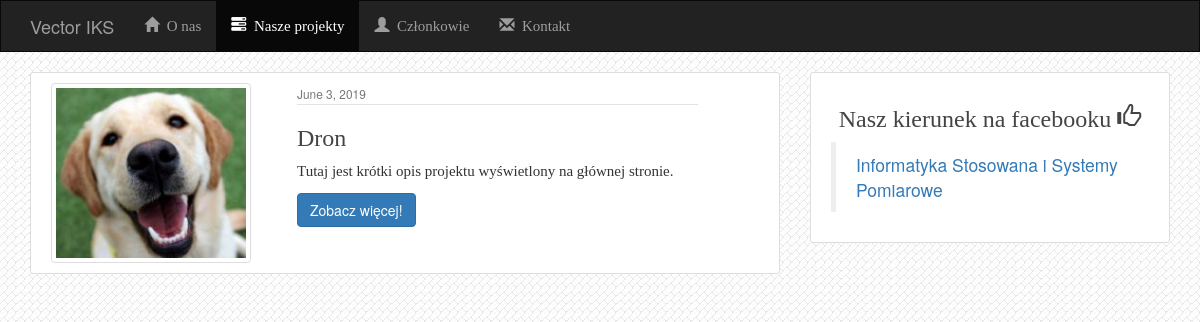
The page /projects/ on the database as committed earlier.
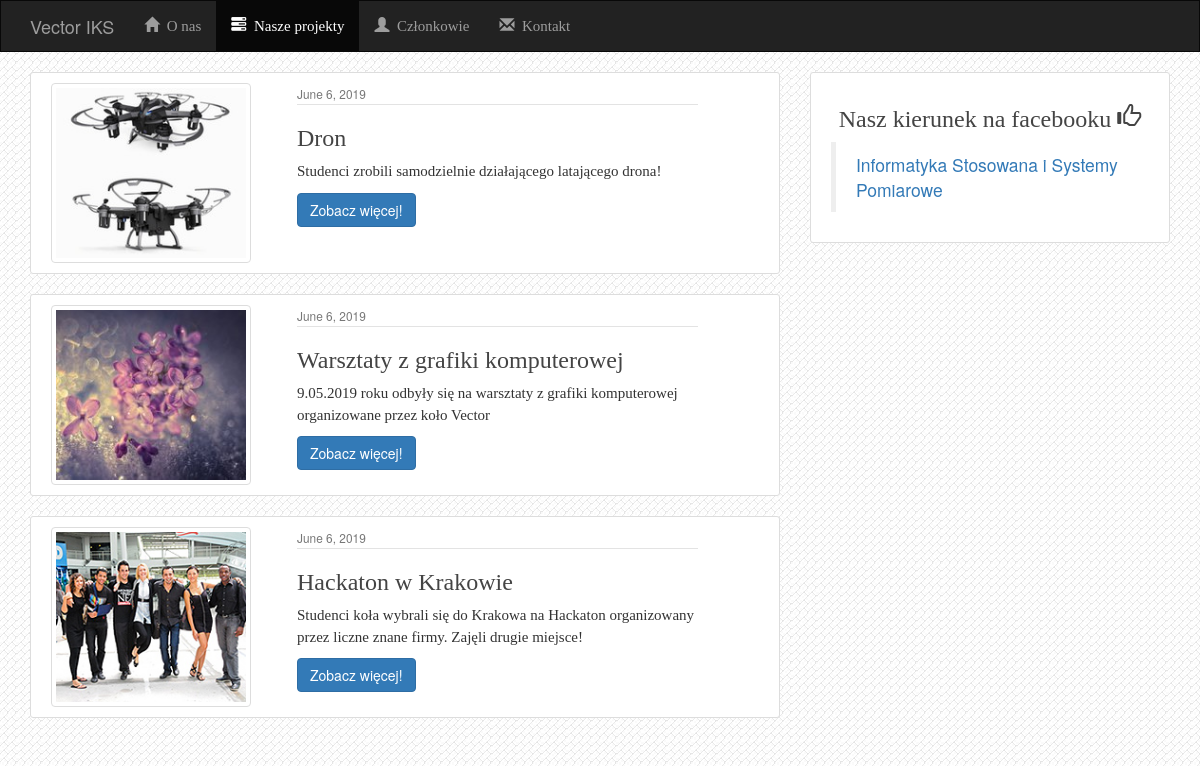
The same page on the database as committed later.
### projects/models.py (models this page shows, shortened)
class Project(models.Model):
    title = models.CharField(max_length=500)
    description = models.CharField(max_length=800)
    photo = models.FileField(null=True)
    date = models.DateField(auto_now_add=True)
    content = models.TextField()

### projects/views.py (the view)
class IndexView(generic.ListView):
    template_name = 'projects/index.html'
    context_object_name = 'all_projects'
    def get_queryset(self):
        return Project.objects.all()

### projects/templates/projects/index.html (shortened to what this page needs)
{% extends 'members/base.html' %}
{% block projects %}active{% endblock %}
{% block body %}
{% if all_projects %}
{% for project in all_projects %}
<article class="media content-section">
    <div class="row">
        <div class="col-md-4">
          <a href="{% url 'projects:detail' project.id %}">
            <img class="img-fluid img-rounded img-thumbnail index-img"
                 src="{{ project.photo.url }}" >
          </a>
        </div>
        <div class="col-md-7">
            <div class="article-metadata">
              <small class="text-muted">{{ project.date }}</small>
            </div>
          <a href="{% url 'projects:detail' project.id %}"><h3 class="article-title">{{ project.title }}</h3></a>
          <p class="article-content word-wrap">{{ project.description }}</p>
          <a class="btn btn-primary" href="{% url 'projects:detail' project.id %}">Zobacz więcej!</a>
        </div>
      </div>
</article>
{% endfor %}
{% else %}
    <h3>Nie ma projektów :(</h3>
{% endif %}
{% endblock %}

Rows that differ between the two databases and show on the page:
removed Project: photo (picture), date "June 3, 2019", title "Dron", description "Tutaj jest krótki opis projektu wyświetlony na głównej stronie."
added Project: photo (picture), date "June 6, 2019", title "Dron", description "Studenci zrobili samodzielnie działającego latającego drona!"
added Project: photo (picture), date "June 6, 2019", title "Warsztaty z grafiki komputerowej", description "9.05.2019 roku odbyły się na warsztaty z grafiki komputerowej organizowane przez koło Vector"
added Project: photo (picture), date "June 6, 2019", title "Hackaton w Krakowie", description "Studenci koła wybrali się do Krakowa na Hackaton organizowany przez liczne znane firmy. Zajęli drugie miejsce!"
